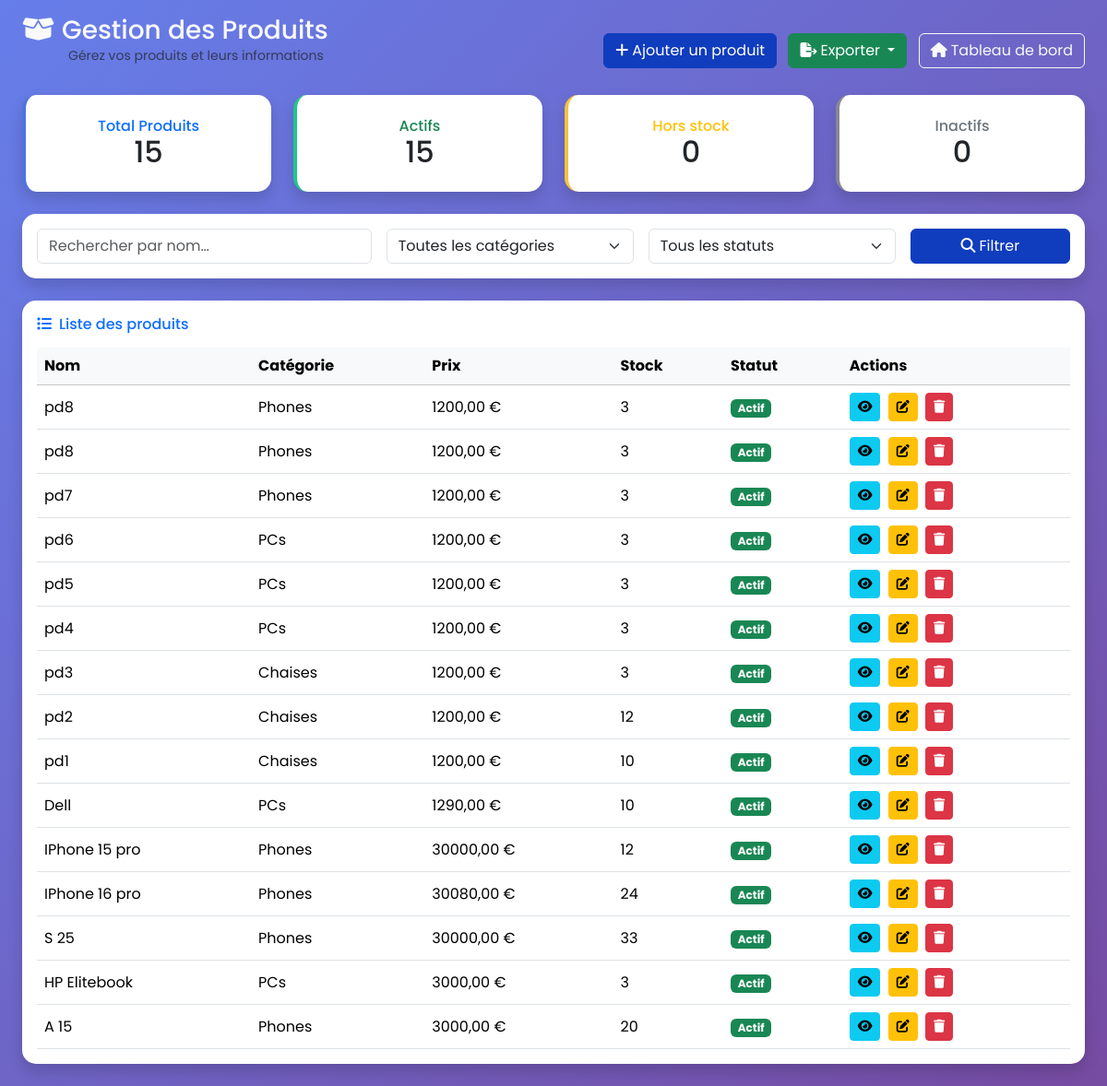
The app's page /accounts/products/ (signed in), older data.
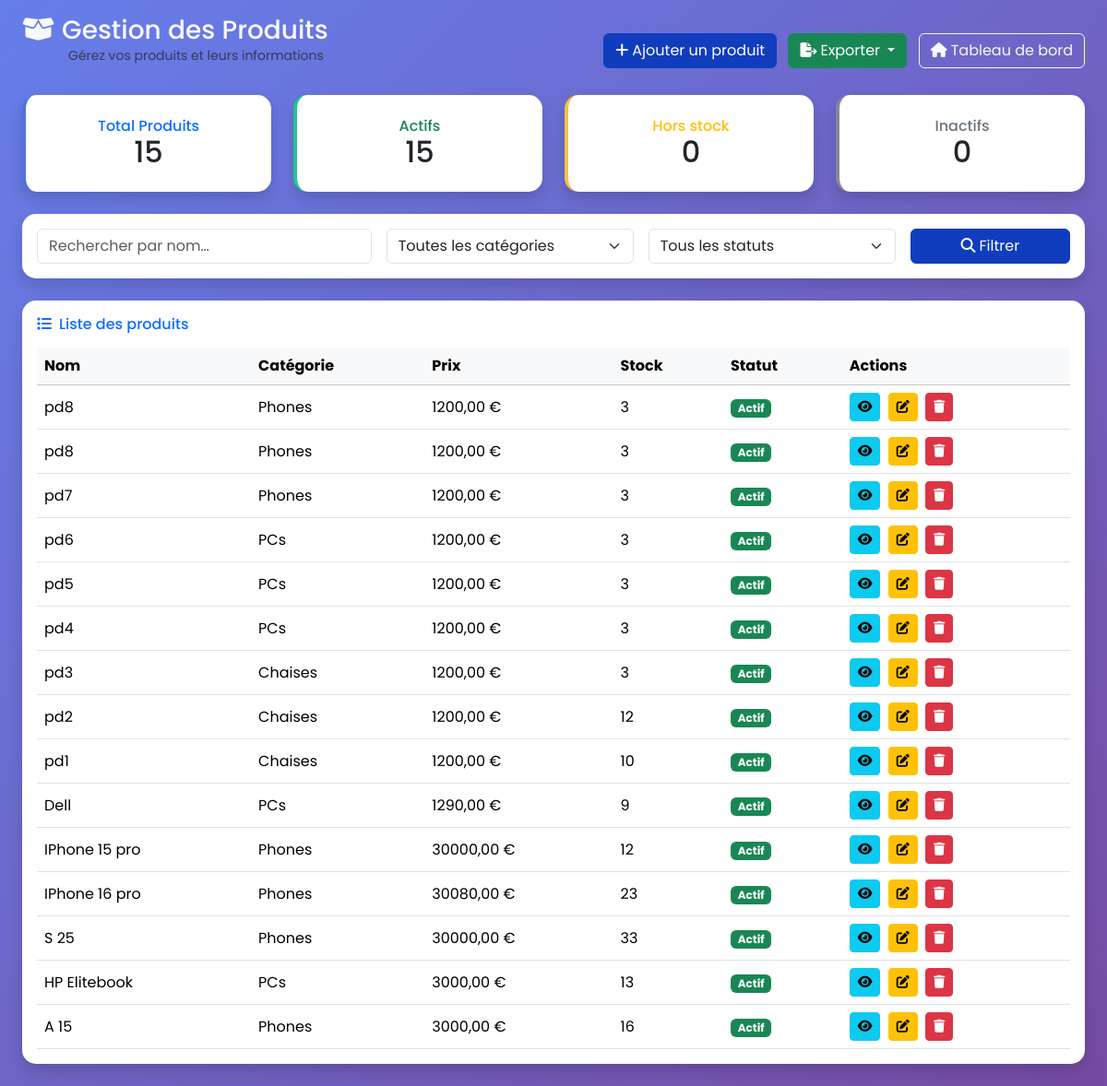
The same page, newer data.
### apps/core/models.py (models this page shows, shortened)
class Product(models.Model):
    class Status(models.TextChoices):
        ACTIVE = "ACTIVE", "Actif"
        INACTIVE = "INACTIVE", "Inactif"
        OUT_OF_STOCK = "OUT_OF_STOCK", "Rupture de stock"
    name = models.CharField(max_length=200, verbose_name="Nom du produit")
    category = models.ForeignKey(Category, on_delete=models.CASCADE, verbose_name="Catégorie")
    price = models.DecimalField(max_digits=10, decimal_places=2, verbose_name="Prix (€)")
    stock_quantity = models.PositiveIntegerField(default=0, verbose_name="Quantité en stock")
    description = models.TextField(blank=True, verbose_name="Description")
    status = models.CharField(max_length=20, choices=Status.choices, default=Status.ACTIVE, verbose_name="Statut")
    image = models.ImageField(upload_to='products/', blank=True, null=True, verbose_name="Image produit")
    created_at = models.DateTimeField(auto_now_add=True, verbose_name="Créé le")
    updated_at = models.DateTimeField(auto_now=True, verbose_name="Modifié le")
    class Meta:
        verbose_name = "Produit"
        verbose_name_plural = "Produits"
        ordering = ['name']

class Category(models.Model):
    name = models.CharField(max_length=100, unique=True, verbose_name="Nom de la catégorie")
    description = models.TextField(blank=True, verbose_name="Description")
    created_at = models.DateTimeField(auto_now_add=True, verbose_name="Créé le")
    class Meta:
        verbose_name = "Catégorie"
        verbose_name_plural = "Catégories"
        ordering = ['name']

### apps/accounts/views.py (the view)
# urls.py: path('products/',         views.ProductListView.as_view(),       name='product_list'),
class ProductListView(LoginRequiredMixin, AdminRequiredMixin, ListView):
    model = Product
    template_name = 'accounts/products/product_list.html'
    context_object_name = 'products'
    paginate_by = 15
    def get_queryset(self):
        qs = Product.objects.select_related('category').order_by('-created_at')
        self.form = ProductSearchForm(self.request.GET)
        if self.form.is_valid():
            search = self.form.cleaned_data.get('search', '')
            category = self.form.cleaned_data.get('category')
            status = self.form.cleaned_data.get('status')
            if search:
                qs = qs.filter(name__icontains=search)
            if category:
                qs = qs.filter(category=category)
            if status:
                qs = qs.filter(status=status)
        return qs
    def get_context_data(self, **kwargs):
        ctx = super().get_context_data(**kwargs)
        form = getattr(self, 'form', ProductSearchForm())
        qs = ctx['page_obj'].paginator.object_list
        ctx['search_form'] = form
        ctx['total'] = qs.count()
        if form.is_valid():
            ctx['search_filter'] = form.cleaned_data.get('search', '')
            ctx['category_filter'] = form.cleaned_data.get('category')
            ctx['status_filter'] = form.cleaned_data.get('status')
        else:
            ctx['search_filter'] = ''
            ctx['category_filter'] = None
            ctx['status_filter'] = None
        ctx['status_choices'] = Product.Status.choices
        ctx['active'] = qs.filter(status=Product.Status.ACTIVE).count()
        ctx['out_of_stock'] = qs.filter(status=Product.Status.OUT_OF_STOCK).count()
        ctx['inactive'] = qs.filter(status=Product.Status.INACTIVE).count()
        return ctx

### apps/accounts/forms.py
class ProductSearchForm(forms.Form):
    search = forms.CharField(
        required=False,
        widget=forms.TextInput(attrs={'class':'form-control','placeholder':'Rechercher produit…'}),
        label=""
    )
    category = forms.ModelChoiceField(
        queryset=Category.objects.all(),
        required=False,
        empty_label="Toutes les catégories",
        widget=forms.Select(attrs={'class':'form-select'})
    )
    status = forms.ChoiceField(
        required=False,
        choices=[('', 'Tous les statuts')] + list(Product.Status.choices),
        widget=forms.Select(attrs={'class':'form-select'})
    )

### apps/accounts/models.py (called while the page is built)
    def is_admin(self):
        return self.role == self.Role.ADMIN

### apps/accounts/views.py (called while the page is built)
    def test_func(self):
        return self.request.user.is_authenticated and self.request.user.is_admin()

### apps/accounts/templates/accounts/products/product_list.html (shortened to what this page needs)
{% extends 'base.html' %}
{% load crispy_forms_tags %}
{% block content %}
<div class="container-fluid px-4 mt-5">
<div class="d-flex justify-content-between align-items-center mb-4 product-header">
  <div class="header_titre">
    <h1 class="h3 mb-0 text-light">
      <i class="fas fa-box-open me-2 text-light"></i>Gestion des Produits
    </h1>
    <p class="text-muted mb-2">Gérez vos produits et leurs informations</p>
  </div>
  <div>
    <a href="{% url 'accounts:product_add' %}" class="btn btn-primary me-2">
      <i class="fas fa-plus me-1"></i>Ajouter un produit
    </a>
    <div class="btn-group me-2">
      <button
        class="btn btn-success dropdown-toggle"
        data-bs-toggle="dropdown"
        aria-expanded="false"
      >
        <i class="fas fa-file-export me-1"></i>Exporter
    </button>
    </div>
    <a href="{% url 'core:dashboard' %}" class="btn btn-outline-light">
      <i class="fas fa-home me-1"></i>Tableau de bord
    </a>
  </div>
</div>
  <div class="row mb-4">
    <div class="col-md-3">
      <div class="card border-left-primary shadow h-100 py-2">
        <div class="card-body text-center">
          <h6 class="text-primary mb-0">Total Produits</h6>
          <h2 class="mb-0">{{ total }}</h2>
        </div>
      </div>
    </div>
    <div class="col-md-3">
      <div class="card border-left-success shadow h-100 py-2">
        <div class="card-body text-center">
          <h6 class="text-success mb-0">Actifs</h6>
          <h2 class="mb-0">{{ active }}</h2>
        </div>
      </div>
    </div>
    <div class="col-md-3">
      <div class="card border-left-warning shadow h-100 py-2">
        <div class="card-body text-center">
          <h6 class="text-warning mb-0">Hors stock</h6>
          <h2 class="mb-0">{{ out_of_stock }}</h2>
        </div>
      </div>
    </div>
    <div class="col-md-3">
      <div class="card border-left-secondary shadow h-100 py-2">
        <div class="card-body text-center">
          <h6 class="text-secondary mb-0">Inactifs</h6>
          <h2 class="mb-0">{{ inactive }}</h2>
        </div>
      </div>
    </div>
  </div>
  <div class="card shadow mb-4">
    <div class="card-body">
      <form method="get" class="row g-3 align-items-end">
        <div class="col-md-4">
          <input type="text"
                 name="search"
                 class="form-control"
                 placeholder="Rechercher par nom…"
                 value="{{ search_filter }}">
        </div>
        <div class="col-md-3">
          <select name="category" class="form-select">
            <option value="">Toutes les catégories</option>
          </select>
        </div>
        <div class="col-md-3">
          <select name="status" class="form-select">
            <option value="">Tous les statuts</option>
          </select>
        </div>
        <div class="col-md-2">
          <button type="submit" class="btn btn-primary w-100">
            <i class="fas fa-search me-1"></i>Filtrer
          </button>
        </div>
      </form>
    </div>
  </div>
  <div class="card shadow mb-4">
    <div class="card-body text-primary">
      <h6 class="card-title mb-3">
        <i class="fas fa-list me-2 text-primary"></i>Liste des produits
      </h6>
      <div class="table-responsive">
        <table class="table table-hover align-middle mb-0">
          <thead class="table-light">
            <tr>
              <th>Nom</th>
              <th>Catégorie</th>
              <th>Prix</th>
              <th>Stock</th>
              <th>Statut</th>
              <th>Actions</th>
            </tr>
          </thead>
          <tbody>
            {% for product in products %}
              <tr>
                <td>{{ product.name }}</td>
                <td>{{ product.category.name }}</td>
                <td>{{ product.price }} €</td>
                <td>{{ product.stock_quantity }}</td>
                <td>
                  {% if product.status == 'ACTIVE' %}
                    <span class="badge bg-success">Actif</span>
                  {% elif product.status == 'OUT_OF_STOCK' %}
                    <span class="badge bg-warning">Rupture</span>
                  {% else %}
                    <span class="badge bg-secondary">Inactif</span>
                  {% endif %}
                </td>
                <td>
                  <a href="{% url 'accounts:product_detail' product.pk %}" class="btn btn-sm btn-info me-1">
                    <i class="fas fa-eye"></i>
                  </a>
                  <a href="{% url 'accounts:product_edit' product.pk %}" class="btn btn-sm btn-warning me-1">
                    <i class="fas fa-edit"></i>
                  </a>
                  <a href="{% url 'accounts:product_delete' product.pk %}" class="btn btn-sm btn-danger">
                    <i class="fas fa-trash"></i>
                  </a>
                </td>
              </tr>
            {% empty %}
              <tr>
                <td colspan="6" class="text-center py-4 text-muted">Aucun produit trouvé.</td>
              </tr>
            {% endfor %}
          </tbody>
        </table>
      </div>
    </div>
  </div>
</div>
{% endblock %}

### templates/base.html (shortened to what this page needs)
<!DOCTYPE html>
<html lang="fr">
<head>
    <link href="https://cdn.jsdelivr.net/npm/bootstrap@5.3.3/dist/css/bootstrap.min.css" rel="stylesheet">
    <link rel="stylesheet" href="https://cdnjs.cloudflare.com/ajax/libs/font-awesome/6.5.0/css/all.min.css">
</head>
<body>
    <div class="container-fluid p-0">
        {% block content %}{% endblock %}
    </div>
</body>
</html>

### templates/base.html (style rules this page uses)
:root { --primary-color: #103cbe; --secondary-color: #6c757d; --success-color: #28a745; --danger-color: #dc3545; --warning-color: #ffc107; --info-color: #17a2b8; }
body { font-family: 'Poppins', sans-serif; background: linear-gradient(135deg, #667eea 0%, #764ba2 100%); min-height: 100vh; }
.btn-primary { background: var(--primary-color); border-color: var(--primary-color); transition: all 0.3s ease; }
.card { border: none; border-radius: 15px; overflow: hidden; transition: transform 0.3s ease, box-shadow 0.3s ease; }

### apps/accounts/templates/accounts/products/product_list.html (style rules this page uses)
.product-header { margin-top: -1rem; }
.header_titre { margin-top: -1rem; }
p { font-size: 14px; margin-left: 50px; }
.border-left-primary { border-left: .25rem solid #4e73df !important; }
.border-left-success { border-left: .25rem solid #1cc88a !important; }
.border-left-warning { border-left: .25rem solid #f6c23e !important; }
.border-left-secondary { border-left: .25rem solid #858796 !important; }

Row changes from the older to the newer data that the page shows:
changed Product "Dell": stock_quantity "10" → "9"
changed Product "IPhone 16 pro": stock_quantity "24" → "23"
changed Product "HP Elitebook": stock_quantity "3" → "13"
changed Product (number 15 of 15 on the later page): stock_quantity "20" → "16"
